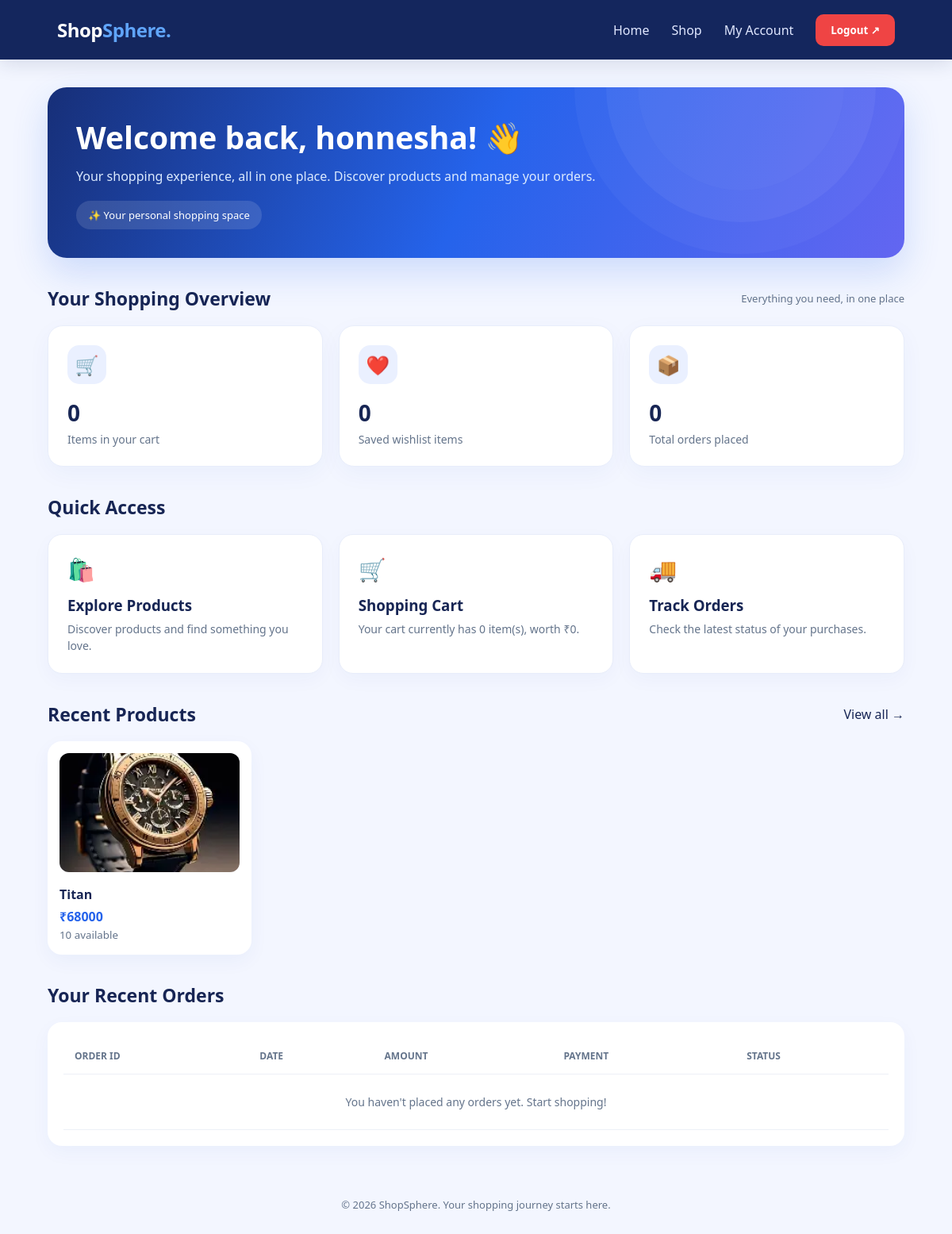
The page /customer-dashboard/ (signed in) on the database its author committed.
### students/models.py (models this page shows, shortened)
class product(models.Model):
    name = models.CharField(max_length=100)
    description = models.TextField()
    price = models.IntegerField()
    image_url = models.ImageField(blank=True)
    stock = models.PositiveIntegerField(default=10)

### students/views.py (the view)
# urls.py: path('customer-dashboard/', views.customer_dashboard, name='customer_dashboard'),
@login_required(login_url='login')
def customer_dashboard(request):
    cart_items = CartItem.objects.filter(
        user=request.user
    ).select_related('product')
    wishlist_items = WishlistItem.objects.filter(
        user=request.user
    ).select_related('product')
    orders = Order.objects.filter(
        user=request.user
    ).order_by('-created_at')[:5]
    cart_total = sum(
        item.product.price * item.quantity
        for item in cart_items
    )
    recent_products = product.objects.filter(
        stock__gt=0
    ).order_by('-id')[:4]
    context = {
        'cart_items': cart_items,
        'cart_count': cart_items.count(),
        'cart_total': cart_total,
        'wishlist_count': wishlist_items.count(),
        'orders': orders,
        'order_count': Order.objects.filter(user=request.user).count(),
        'recent_products': recent_products,
    }
    return render(
        request,
        'student/customer_dashboard.html',
        context
    )

### students/templates/student/customer_dashboard.html (shortened to what this page needs)
<!DOCTYPE html>
<html lang="en">
<head>
</head>
<body>
<nav class="navbar">
    <div class="logo">Shop<span>Sphere.</span></div>
    <div class="navlinks">
        <a href="{% url 'home' %}">Home</a>
        <a href="{% url 'products' %}">Shop</a>
        <a class="keep" href="{% url 'customer_dashboard' %}">My Account</a>
        <form method="POST" action="{% url 'logout' %}">
            <button class="logout" type="submit">Logout ↗</button>
        </form>
    </div>
</nav>
<main class="container">
<section class="hero">
    <h1>Welcome back, {{ request.user.username }}! 👋</h1>
    <p>Your shopping experience, all in one place. Discover products and manage your orders.</p>
    <div class="tag">✨ Your personal shopping space</div>
</section>
<div class="heading">
    <h2>Your Shopping Overview</h2>
    <p>Everything you need, in one place</p>
</div>
<section class="stats">
    <div class="stat">
        <div class="stat-icon">🛒</div>
        <h3 class="counter" data-value="{{ cart_count }}">0</h3>
        <p>Items in your cart</p>
    </div>
    <div class="stat">
        <div class="stat-icon">❤️</div>
        <h3 class="counter" data-value="{{ wishlist_count }}">0</h3>
        <p>Saved wishlist items</p>
    </div>
    <div class="stat">
        <div class="stat-icon">📦</div>
        <h3 class="counter" data-value="{{ order_count }}">0</h3>
        <p>Total orders placed</p>
    </div>
</section>
<div class="heading"><h2>Quick Access</h2></div>
<section class="quick">
    <a href="{% url 'products' %}">
        <div class="symbol">🛍️</div>
        <h3>Explore Products</h3>
        <p>Discover products and find something you love.</p>
    </a>
    <a href="{% url 'products' %}">
        <div class="symbol">🛒</div>
        <h3>Shopping Cart</h3>
        <p>Your cart currently has {{ cart_count }} item(s), worth ₹{{ cart_total }}.</p>
    </a>
    <a href="#orders">
        <div class="symbol">🚚</div>
        <h3>Track Orders</h3>
        <p>Check the latest status of your purchases.</p>
    </a>
</section>
<div class="heading"><h2>Recent Products</h2><a href="{% url 'products' %}">View all →</a></div>
<section class="product-grid">
    {% for item in recent_products %}
    <div class="product">
        {% if item.image_url %}
            <img src="{{ item.image_url.url }}" alt="{{ item.name }}">
        {% else %}
            <img src="https://placehold.co/400x300/eaf0ff/2563eb?text=Product" alt="Product image">
        {% endif %}
        <h3>{{ item.name }}</h3>
        <p>₹{{ item.price }}</p>
        <small>{{ item.stock }} available</small>
    </div>
    {% empty %}
    <div class="empty">No products available yet.</div>
    {% endfor %}
</section>
<div class="heading" id="orders"><h2>Your Recent Orders</h2></div>
<div class="table-wrap">
<table>
    <thead>
        <tr><th>Order ID</th><th>Date</th><th>Amount</th><th>Payment</th><th>Status</th></tr>
    </thead>
    <tbody>
        {% for order in orders %}
        <tr>
            <td>#{{ order.id }}</td>
            <td>{{ order.created_at|date:"d M Y" }}</td>
            <td>₹{{ order.total_amount }}</td>
            <td>{{ order.get_payment_method_display }}</td>
            <td><span class="status">{{ order.status }}</span></td>
        </tr>
        {% empty %}
        <tr><td colspan="5" class="empty">You haven't placed any orders yet. Start shopping!</td></tr>
        {% endfor %}
    </tbody>
</table>
</div>
</main>
<footer>© 2026 ShopSphere. Your shopping journey starts here.</footer>
</body>
</html>

### students/templates/student/customer_dashboard.html (style rules this page uses)
* { margin:0;padding:0;box-sizing:border-box;font-family:Segoe UI,Arial,sans-serif }
body { background:#f3f6ff;color:#172554;min-height:100vh }
a { text-decoration:none;color:inherit }
.navbar { height:75px;background:#14265d;color:white;display:flex;align-items:center;justify-content:space-between;padding:0 6%;box-shadow:0 5px 25px #17255422 }
.logo { font-size:24px;font-weight:800;letter-spacing:-.5px }
.logo span { color:#60a5fa }
.navlinks { display:flex;align-items:center;gap:28px }
.navlinks a { color:#e0e7ff;transition:.25s }
.logout { background:#ef4444;border:0;color:white;padding:11px 19px;border-radius:10px;font-weight:700;cursor:pointer }
.container { width:90%;max-width:1250px;margin:35px auto }
.hero { padding:36px;border-radius:24px;background:linear-gradient(115deg,#172f78,#2563eb,#6366f1);color:white;position:relative;overflow:hidden;box-shadow:0 18px 45px #2563eb30;animation:rise .7s ease }
.hero:after { content:"";position:absolute;width:260px;height:260px;border-radius:50%;right:7%;top:-130px;background:#ffffff18;box-shadow:0 0 0 40px #ffffff0c,0 0 0 80px #ffffff08 }
.hero h1 { font-size:clamp(27px,4vw,39px);margin-bottom:12px;position:relative;z-index:1 }
.hero p { color:#dbeafe;font-size:16px;position:relative;z-index:1 }
.hero .tag { display:inline-block;margin-top:20px;padding:9px 15px;background:#ffffff20;border-radius:30px;font-size:13px;position:relative;z-index:1 }
.heading { display:flex;justify-content:space-between;align-items:center;margin:35px 0 18px;gap:12px }
.heading h2 { font-size:23px }
.heading p { color:#64748b;font-size:13px }
.stats { display:grid;grid-template-columns:repeat(3,1fr);gap:20px }
.stat { background:white;border:1px solid #e8edfa;border-radius:19px;padding:24px;box-shadow:0 9px 30px #1e40af0b;transition:.3s;animation:rise .8s both }
.stat-icon { width:49px;height:49px;display:grid;place-items:center;border-radius:15px;background:#eaf0ff;font-size:24px;margin-bottom:17px }
.stat h3 { font-size:28px;margin-bottom:5px }
.stat p { color:#64748b;font-size:14px }
.quick { display:grid;grid-template-columns:repeat(3,1fr);gap:20px }
.quick a { padding:24px;background:white;border:1px solid #e8edfa;border-radius:18px;transition:.3s;box-shadow:0 8px 25px #1e40af09 }
.quick .symbol { font-size:28px;margin-bottom:14px }
.quick h3 { margin-bottom:7px }
.quick p { font-size:14px;color:#64748b;line-height:1.5 }
.product-grid { display:grid;grid-template-columns:repeat(4,1fr);gap:18px }
.product { background:white;border-radius:18px;padding:15px;box-shadow:0 8px 25px #1e40af0c;transition:.3s }
.product img { width:100%;height:150px;object-fit:cover;border-radius:12px;background:#eef2ff }
.product h3 { font-size:16px;margin:12px 0 6px }
.product p { color:#2563eb;font-weight:800 }
.product small { color:#64748b }
.table-wrap { background:white;border-radius:18px;padding:20px;overflow-x:auto;box-shadow:0 8px 25px #1e40af0b }
table { width:100%;border-collapse:collapse;min-width:520px }
th,td { text-align:left;padding:14px;border-bottom:1px solid #edf0f7;font-size:14px }
th { color:#64748b;font-size:12px;text-transform:uppercase }
.empty { padding:25px;text-align:center;color:#64748b }
footer { text-align:center;padding:30px;color:#64748b;font-size:13px }

### rows shown on the page
product: image_url (picture), name "Titan", price "68000", stock "10"

### other values the page prints
{{ request.user.username }} "honnesha"
{{ cart_count }} "0"
{{ cart_total }} "0"
